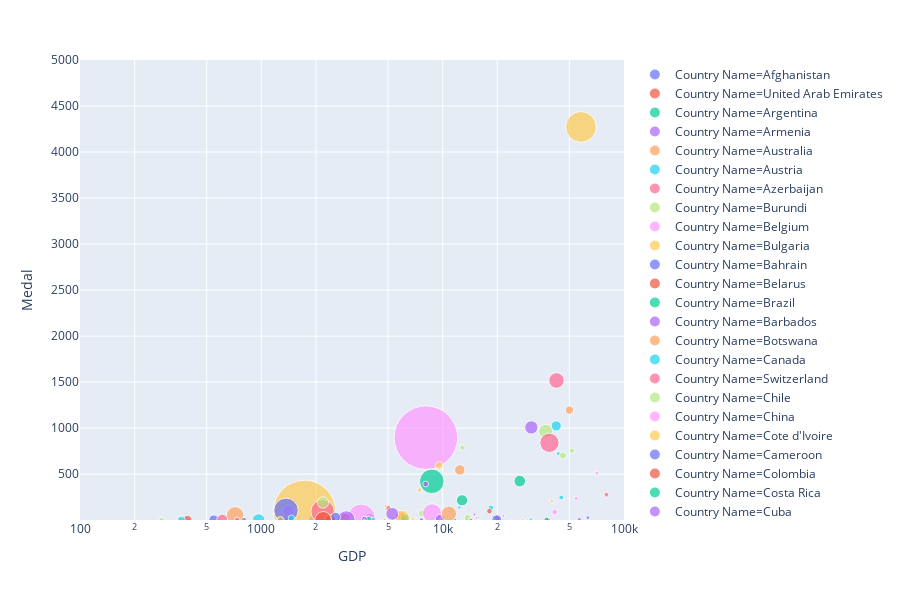

Notebook cell for this chart:
### Code cell
gdp_and_medals_poblacion.dropna(inplace=True)


px.scatter(gdp_and_medals_poblacion, x=gdp_and_medals_poblacion['GDP'], y=gdp_and_medals_poblacion['Medal'], animation_group=gdp_and_medals_poblacion["Country Name"],
           size=gdp_and_medals_poblacion['Población'], color=gdp_and_medals_poblacion["Country Name"], hover_name=gdp_and_medals_poblacion["Country Name"], 
           log_x = True, 
           size_max=45, range_x=[100,100000], range_y=[2,5000])
